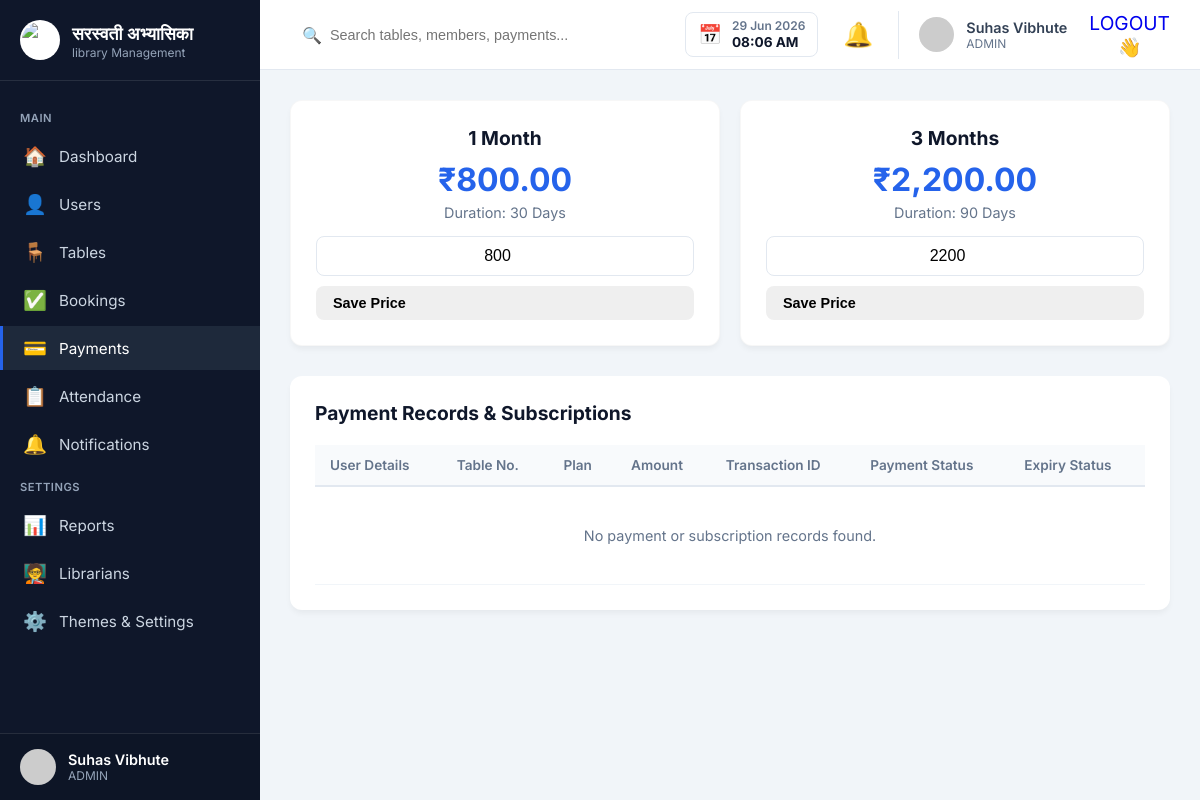
Page /pratik2002/payments.php (signed in) on the committed database.
### tables this page shows
CREATE TABLE `subscription_plans` (
  `plan_id` int(11) NOT NULL AUTO_INCREMENT,
  `plan_name` varchar(100) NOT NULL,
  `duration_days` int(11) NOT NULL,
  `price` decimal(10, 2) NOT NULL,
  `active` tinyint(1) DEFAULT 1,
  PRIMARY KEY (`plan_id`)
);

### pratik2002/payments.php (the view, shortened to what this page needs)
<?php
require_once 'config.php';
$plansStmt = $pdo->query("SELECT * FROM subscription_plans ORDER BY duration_days ASC");
$plans = $plansStmt->fetchAll();
$query = "
    SELECT
        us.subscription_id,
        us.start_date,
        us.expiry_date,
        us.amount_paid,
        us.payment_status,
        us.subscription_status,
        p.payment_reference,
        p.utr_number,
        p.payment_date,
        u.full_name,
        u.email,
        u.phone,
        t.table_number,
        sp.plan_name
    FROM user_subscriptions us
    JOIN users u ON us.user_id = u.user_id
    JOIN library_tables t ON us.table_id = t.table_id
    JOIN subscription_plans sp ON us.plan_id = sp.plan_id
    LEFT JOIN payments p ON p.subscription_id = us.subscription_id
    ORDER BY COALESCE(p.payment_date, us.start_date) DESC
";
$subStmt = $pdo->query($query);
$subscriptions = $subStmt->fetchAll();
?>
<!DOCTYPE html>
<html lang="en">
<head>
    <link rel="stylesheet" href="Dashboard.css">
</head>
<body>
    <?php include 'header.php'; ?>
    <div style="max-width: 1200px; margin: 0 auto;">
        <div class="plans-grid">
            <?php foreach ($plans as $plan): ?>
                <div class="plan-card">
                    <h3><?= htmlspecialchars($plan['plan_name']) ?></h3>
                    <div class="price">₹<?= number_format($plan['price'], 2) ?></div>
                    <p style="color: var(--text-muted); font-size:0.9rem; margin-bottom: 10px;">Duration: <?= $plan['duration_days'] ?> Days</p>
                    <form method="POST" class="price-edit-form">
                        <input type="number" name="new_price" value="<?= floor($plan['price']) ?>" min="0" required>
                        <button type="submit" name="update_price" class="btn-action" style="padding: 8px 16px;">Save Price</button>
                    </form>
                </div>
            <?php endforeach; ?>
        </div>
        <div class="table-container">
            <div class="table-header">
                <h2>Payment Records & Subscriptions</h2>
            </div>
            <div class="table-wrap">
                <table class="data-table">
                    <thead>
                        <tr>
                            <th>User Details</th>
                            <th>Table No.</th>
                            <th>Plan</th>
                            <th>Amount</th>
                            <th>Transaction ID</th>
                            <th>Payment Status</th>
                            <th>Expiry Status</th>
                        </tr>
                    </thead>
                    <tbody>
                        <?php if (count($subscriptions) > 0): ?>
                            <?php foreach ($subscriptions as $sub): ?>
                                <?php
                                $expiryTime = strtotime($sub['expiry_date']);
                                $currentTime = time();
                                $daysRemaining = ($expiryTime - $currentTime) / (60 * 60 * 24);
                                $expiryBadge = '';
                                if ($daysRemaining < 0) {
                                    $expiryBadge = '<span class="badge badge-danger">Expired</span>';
                                } elseif ($daysRemaining <= 7) {
                                    $expiryBadge = '<span class="badge badge-warning">Expiring Soon</span>';
                                } else {
                                    $expiryBadge = '<span class="badge badge-active">Active</span>';
                                }
                                ?>
                                <tr>
                                    <td data-label="User Details">
                                        <strong><?= htmlspecialchars($sub['full_name']) ?></strong><br>
                                        <span class="text-sm"><?= htmlspecialchars($sub['email']) ?> | <?= htmlspecialchars($sub['phone']) ?></span>
                                    </td>
                                    <td data-label="Table No."><strong>T-<?= htmlspecialchars($sub['table_number']) ?></strong></td>
                                    <td data-label="Plan"><?= htmlspecialchars($sub['plan_name']) ?></td>
                                    <td data-label="Amount"><strong>₹<?= number_format($sub['amount_paid'], 2) ?></strong></td>
                                    <td data-label="Transaction ID">
                                        <strong><?= htmlspecialchars($sub['utr_number'] ?: 'Not submitted') ?></strong><br>
                                        <span class="text-sm"><?= htmlspecialchars($sub['payment_reference'] ?? '-') ?></span>
                                    </td>
                                    <td data-label="Payment Status">
                                        <?php if ($sub['payment_status'] === 'Paid'): ?>
                                            <span class="badge badge-active">Paid</span>
                                        <?php else: ?>
                                            <span class="badge badge-pending"><?= htmlspecialchars($sub['payment_status']) ?></span>
                                        <?php endif; ?>
                                    </td>
                                    <td data-label="Expiry Status">
                                        <?= $expiryBadge ?><br>
                                        <span class="text-sm">Ends: <?= htmlspecialchars($sub['expiry_date']) ?></span>
                                    </td>
                                </tr>
                            <?php endforeach; ?>
                        <?php else: ?>
                            <tr>
                                <td colspan="7" style="text-align: center; padding: 40px; color: var(--text-muted);">
                                    No payment or subscription records found.
                                </td>
                            </tr>
                        <?php endif; ?>
                    </tbody>
                </table>
            </div>
        </div>
    </div>
    </div>
    <?php include 'footer.php'; ?>

### pratik2002/Dashboard.css (style rules this page uses)
:root { --brand-crimson: #dc2626; --navy-blue: #0f172a; --border-gray: #e2e8f0; --text-main: #334155; --text-muted: #64748b; --bg-light: #f8fafc; --bg-main: #f1f5f9; --sidebar-bg: #0f172a; --sidebar-hover: #1e293b; --sidebar-text: #94a3b8; --sidebar-active: #2563eb; --success: #10b981; --warning: #f59e0b; }
* { box-sizing: border-box; margin: 0; padding: 0; }
body { font-family: 'Inter', sans-serif; background-color: var(--bg-main); color: var(--text-main); overflow-x: hidden; }
.btn-action { display: flex; align-items: center; gap: 8px; padding: 10px 16px; border-radius: 8px; text-decoration: none; font-size: 0.9rem; font-weight: 600; transition: all 0.2s; border: 1px solid transparent; }
.table-container { background: #fff; border-radius: 12px; padding: 25px; box-shadow: 0 4px 6px -1px rgba(0,0,0,0.05); margin-bottom: 25px; }
.table-header { display: flex; justify-content: space-between; align-items: center; margin-bottom: 20px; }
.table-header h2 { margin: 0; color: var(--navy-blue); font-size: 1.2rem; }
.table-wrap { overflow-x: auto; }
table { width: 100%; border-collapse: collapse; }
th { background: #f8fafc; color: var(--text-muted); font-weight: 600; text-align: left; padding: 12px 15px; font-size: 0.85rem; border-bottom: 2px solid var(--border-gray); }
td { padding: 15px; border-bottom: 1px solid #f1f5f9; font-size: 0.9rem; color: var(--text-main); }
.plans-grid { display: grid; grid-template-columns: repeat(auto-fit, minmax(250px, 1fr)); gap: 20px; margin-bottom: 30px; }
.plan-card { background: #fff; border-radius: 12px; padding: 25px; box-shadow: 0 4px 6px -1px rgba(0,0,0,0.05); border: 1px solid rgba(0,0,0,0.03); text-align: center; transition: transform 0.2s; }
.plan-card h3 { margin: 0 0 10px 0; color: var(--navy-blue); font-size: 1.2rem; }
.plan-card .price { font-size: 2rem; font-weight: 700; color: var(--sidebar-active); margin-bottom: 5px; }
.price-edit-form { display: flex; flex-direction: column; gap: 10px; margin-top: 15px; }
.price-edit-form input { padding: 10px; border: 1px solid var(--border-gray); border-radius: 8px; text-align: center; font-size: 1rem; outline: none; }

### rows in the picture
subscription_plans: plan_name "1 Month", price "800.00", duration_days "30", new_price "800"
subscription_plans: plan_name "3 Months", price "2,200.00", duration_days "90", new_price "2200"
